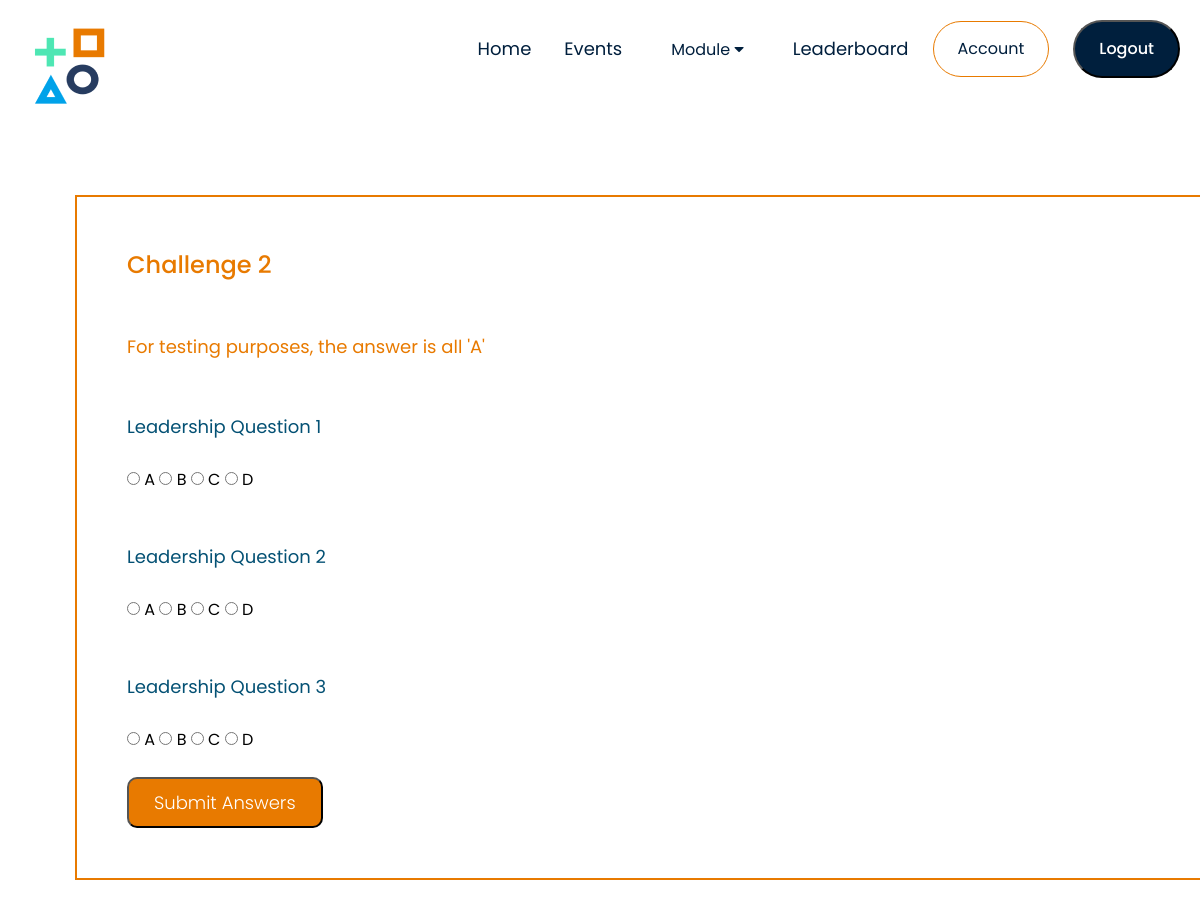
Page /Event/Public/challenges_2.php?skill=leadership (signed in) on the committed database.
### tables this page shows
CREATE TABLE `soft_skills` (
  `id` int(11) NOT NULL,
  `name` varchar(255) NOT NULL,
  `description` text NOT NULL,
  `badge_path` varchar(255) NOT NULL,
  `image_path` varchar(255) NOT NULL,
  `c1_description` text DEFAULT NULL,
  `question_1` text DEFAULT NULL,
  `option_1_A` varchar(255) DEFAULT NULL,
  `option_1_B` varchar(255) DEFAULT NULL,
  `option_1_C` varchar(255) DEFAULT NULL,
  `option_1_D` varchar(255) DEFAULT NULL,
  `correct_answer_1` varchar(255) DEFAULT NULL,
  `question_2` text DEFAULT NULL,
  `option_2_A` varchar(255) DEFAULT NULL,
  `option_2_B` varchar(255) DEFAULT NULL,
  `option_2_C` varchar(255) DEFAULT NULL,
  `option_2_D` varchar(255) DEFAULT NULL,
  `correct_answer_2` varchar(255) DEFAULT NULL,
  `question_3` text DEFAULT NULL,
  `option_3_A` varchar(255) DEFAULT NULL,
  `option_3_B` varchar(255) DEFAULT NULL,
  `option_3_C` varchar(255) DEFAULT NULL,
  `option_3_D` varchar(255) DEFAULT NULL,
  `correct_answer_3` varchar(255) DEFAULT NULL
);

### Event/Public/logic_controller.php (called while the page is built, shortened)
<?php
function getSoftSkillData($conn, $skill) {
    $query = "SELECT * FROM soft_skills WHERE name = ?";
    $stmt = $conn->prepare($query);
    $stmt->bind_param("s", $skill);
    $stmt->execute();
    $result = $stmt->get_result();
    if ($result->num_rows > 0) {
        $data = $result->fetch_assoc();
        return $data;
    } else {
        $stmt->close();
        return null;
    }
}
?>

### Event/Public/challenges_2.php (the view, shortened to what this page needs)
<?php
require_once('db_connect.php');
require_once('Part/header.php');
require_once('logic_controller.php');
$challenge_completed = false;
$skill = $_GET['skill'];
$data = getSoftSkillData($conn, $skill);
$questions = array(
    array(
        'question' => $data['question_1'],
        'choices' => array($data['option_1_A'], $data['option_1_B'], $data['option_1_C'], $data['option_1_D']),
        'correct_answer' => $data['correct_answer_1'],
    ),
    array(
        'question' => $data['question_2'],
        'choices' => array($data['option_2_A'], $data['option_2_B'], $data['option_2_C'], $data['option_2_D']),
        'correct_answer' => $data['correct_answer_2'],
    ),
    array(
        'question' => $data['question_3'],
        'choices' => array($data['option_3_A'], $data['option_3_B'], $data['option_3_C'], $data['option_3_D']),
        'correct_answer' => $data['correct_answer_3'],
    ),
);
?>
<!DOCTYPE html>
<html lang="en">
<head>
    <link rel="stylesheet" href="public.css">
    <link rel="stylesheet" href="https://stackpath.bootstrapcdn.com/font-awesome/4.7.0/css/font-awesome.min.css">
</head>
<body>
    <div class="container">
        <div class="box-container">
            <h3>Challenge 2</h3>
            <?php if ($challenge_completed): ?>
                <p>Congratulations! You completed Challenge 2.</p>
                <a href="challenges_3.php?skill=<?php echo $skill; ?>"><button class ="button" type="button">Next Challenge</button></a>
                <?php else: ?>
                <p>For testing purposes, the answer is all 'A'</p>
                <form method="post">
                    <?php foreach ($questions as $index => $question): ?>
                            <div class="question-container">
                                <p class ="question"><?php echo $question['question']; ?></p>
                                <?php foreach ($question['choices'] as $choice): ?>
                                    <label>
                                        <input type="radio" name="answer_<?php echo $index; ?>" value="<?php echo $choice; ?>">
                                        <?php echo $choice; ?>
                                    </label>
                                <?php endforeach; ?>
                            </div>
                        <?php endforeach; ?>
                    <button class ="button" type="submit" name="submit">Submit Answers</button>
                </form>
            <?php endif; ?>
        </div>
    </div>
</body>
</html>

### Event/Public/public.css (style rules this page uses)
* { margin: 0; padding: 0; box-sizing: border-box; }
body { font-family: 'Poppins', sans-serif; }
p { color: #555; }
.container { max-width: 1300px; margin: auto; padding: 25px; }
.box-container { width: 100%; height: auto; background: white; border: 2px #E87A00 solid; padding:50px; position: relative; margin: 50px; justify-content: space-between; }
.box-container h3 { margin-bottom: 50px; color: #E87A00; font-size: 24px; font-family: 'Poppins', sans-serif; font-weight: 500; }
.box-container p { color: #E87A00; font-size: 18px; font-weight: 400; line-height: 30px; margin-bottom:25px; }
.box-container .button { font-family: 'Poppins', sans-serif; font-size: 18px; font-weight:300; background-color: #E87A00; color: #fff; padding: 10px 25px 10px 25px; margin-top: 25px; border-radius: 10px; }
.box-container .question { color: #045174; font-size: 18px; font-weight: 400; line-height: 30px; margin-top:50px; }

### rows in the picture
soft_skills: question_1 "Leadership Question 1", choice "A", choice "B", choice "C", choice "D", question_2 "Leadership Question 2", question_3 "Leadership Question 3"
